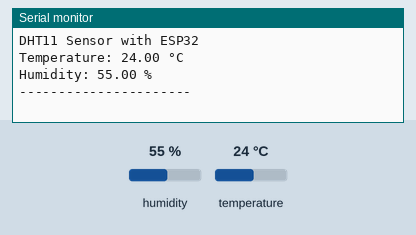
The sketch below on a simulated ESP32. Parts: the last lines printed to the serial monitor. The test bench sets the inputs (shaded band); at power-on: humidity 55 %, temperature 24 °C.

Above: at 3.2 s.
3.3 s: humidity set to 22 %
At 5.4 s:
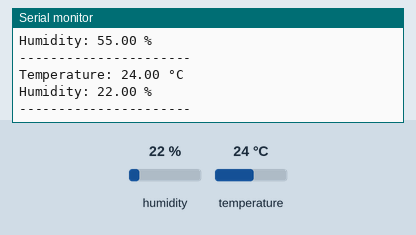
6.0 s: temperature set to 12 °C
At 6.5 s:
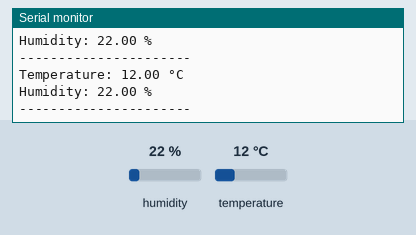
8.7 s: humidity set to 40 %
At 11.3 s:
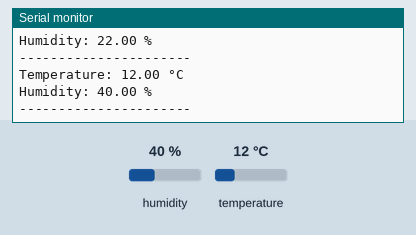
Timing chart, 0 to 12.8 s (numbered marks = the images above; inputs shaded):
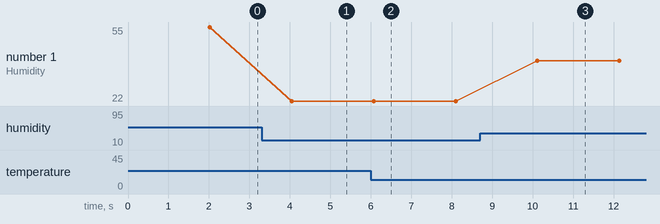

Measured:
- after the input at 3.3 s, the serial monitor: prints a new line after 0.75 s (image 1)
- after the input at 6.0 s, the serial monitor: prints a new line after 0.07 s (image 2)
- after the input at 8.7 s, the serial monitor: prints a new line after 1.4 s (image 3)
- plotted number 1: 55 → 22 after the input at 3.3 s, 22 → 40 after the input at 8.7 s

The sketch:

Temperature_and_Humidity_Monitor.ino
```cpp
#include <DHT.h>

// DHT11 connected to GPIO 4
#define DHTPIN 4
#define DHTTYPE DHT11

DHT dht(DHTPIN, DHTTYPE);

void setup() {

  Serial.begin(115200);

  Serial.println("DHT11 Sensor with ESP32");

  dht.begin();

  delay(2000);   // Sensor startup delay
}

void loop() {

  // Read temperature and humidity
  float temperature = dht.readTemperature();
  float humidity = dht.readHumidity();

  // Check if sensor reading failed
  if (isnan(temperature) || isnan(humidity)) {

    Serial.println("Failed to read from DHT11 sensor!");

  } else {

    Serial.print("Temperature: ");
    Serial.print(temperature);
    Serial.println(" °C");

    Serial.print("Humidity: ");
    Serial.print(humidity);
    Serial.println(" %");
  }

  Serial.println("----------------------");

  delay(2000);
}
```
